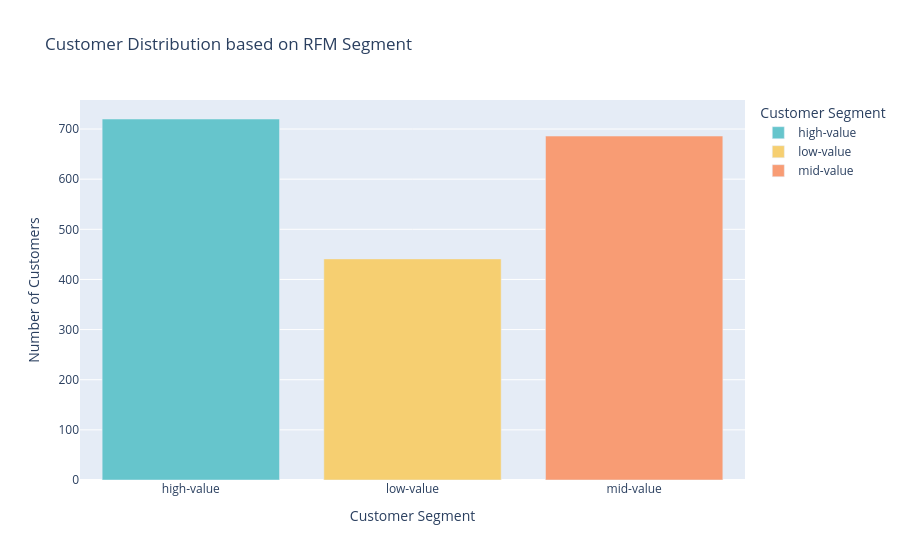

Here is the notebook cell this chart was saved with:
### Code cell
fig = px.bar(segment_counts,
             x='RFM_Segment',
             y='Count',
             color='RFM_Segment',
             title='Customer Distribution based on RFM Segment',
             labels={'RFM_Segment': 'Customer Segment',
                     'Count': 'Number of Customers'},
color_discrete_sequence=px.colors.qualitative.Pastel)

fig.show()

### Figure 1 — Plotly figure (JSON) as saved in the notebook; plotly's stock layout.template omitted (floating-point values rounded to 4 significant figures)
{"data": [{"hovertemplate": "Customer Segment=%{x}<br>Number of Customers=%{y}<extra></extra>", "legendgroup": "high-value", "marker": {"color": "rgb(102, 197, 204)", "pattern": {"shape": ""}}, "name": "high-value", "orientation": "v", "showlegend": true, "textposition": "auto", "type": "bar", "x": ["high-value"], "xaxis": "x", "y": [720], "yaxis": "y"}, {"hovertemplate": "Customer Segment=%{x}<br>Number of Customers=%{y}<extra></extra>", "legendgroup": "low-value", "marker": {"color": "rgb(246, 207, 113)", "pattern": {"shape": ""}}, "name": "low-value", "orientation": "v", "showlegend": true, "textposition": "auto", "type": "bar", "x": ["low-value"], "xaxis": "x", "y": [441], "yaxis": "y"}, {"hovertemplate": "Customer Segment=%{x}<br>Number of Customers=%{y}<extra></extra>", "legendgroup": "mid-value", "marker": {"color": "rgb(248, 156, 116)", "pattern": {"shape": ""}}, "name": "mid-value", "orientation": "v", "showlegend": true, "textposition": "auto", "type": "bar", "x": ["mid-value"], "xaxis": "x", "y": [686], "yaxis": "y"}], "layout": {"barmode": "relative", "legend": {"title": {"text": "Customer Segment"}, "tracegroupgap": 0}, "title": {"text": "Customer Distribution based on RFM Segment"}, "xaxis": {"anchor": "y", "categoryarray": ["high-value", "low-value", "mid-value"], "categoryorder": "array", "domain": [0, 1], "title": {"text": "Customer Segment"}}, "yaxis": {"anchor": "x", "domain": [0, 1], "title": {"text": "Number of Customers"}}}}
